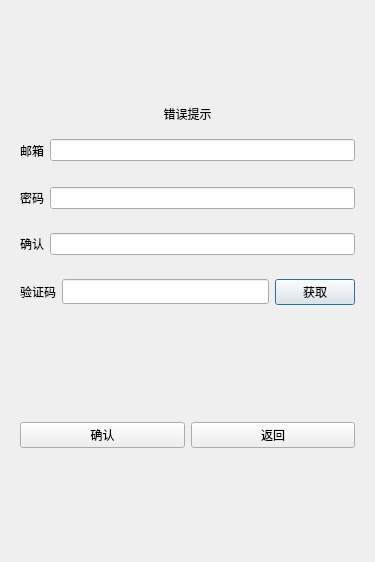
<?xml version="1.0" encoding="UTF-8"?>
<ui version="4.0">
 <class>ResetPasswordDialog</class>
 <widget class="QDialog" name="ResetPasswordDialog">
  <property name="geometry">
   <rect>
    <x>0</x>
    <y>0</y>
    <width>375</width>
    <height>562</height>
   </rect>
  </property>
  <property name="windowTitle">
   <string>Dialog</string>
  </property>
  <layout class="QVBoxLayout" name="verticalLayout">
   <item>
    <spacer name="verticalSpacer_3">
     <property name="orientation">
      <enum>Qt::Orientation::Vertical</enum>
     </property>
     <property name="sizeHint" stdset="0">
      <size>
       <width>20</width>
       <height>40</height>
      </size>
     </property>
    </spacer>
   </item>
   <item>
    <widget class="QLabel" name="err_msg_label">
     <property name="text">
      <string>错误提示</string>
     </property>
     <property name="alignment">
      <set>Qt::AlignmentFlag::AlignCenter</set>
     </property>
    </widget>
   </item>
   <item>
    <widget class="QWidget" name="widget_2" native="true">
     <layout class="QHBoxLayout" name="horizontalLayout_2">
      <item>
       <widget class="QLabel" name="email_label">
        <property name="minimumSize">
         <size>
          <width>0</width>
          <height>25</height>
         </size>
        </property>
        <property name="maximumSize">
         <size>
          <width>16777215</width>
          <height>25</height>
         </size>
        </property>
        <property name="text">
         <string>邮箱</string>
        </property>
       </widget>
      </item>
      <item>
       <widget class="QLineEdit" name="email_edit"/>
      </item>
     </layout>
    </widget>
   </item>
   <item>
    <widget class="QWidget" name="widget_4" native="true">
     <layout class="QHBoxLayout" name="horizontalLayout_4">
      <item>
       <widget class="QLabel" name="password_label">
        <property name="text">
         <string>密码</string>
        </property>
       </widget>
      </item>
      <item>
       <widget class="QLineEdit" name="password_edit"/>
      </item>
     </layout>
    </widget>
   </item>
   <item>
    <widget class="QWidget" name="widget_5" native="true">
     <layout class="QHBoxLayout" name="horizontalLayout_5">
      <item>
       <widget class="QLabel" name="confirm_password_label">
        <property name="text">
         <string>确认</string>
        </property>
       </widget>
      </item>
      <item>
       <widget class="QLineEdit" name="confirm_password_edit"/>
      </item>
     </layout>
    </widget>
   </item>
   <item>
    <widget class="QWidget" name="widget_3" native="true">
     <layout class="QHBoxLayout" name="horizontalLayout_3">
      <item>
       <widget class="QLabel" name="verify_code_label">
        <property name="minimumSize">
         <size>
          <width>0</width>
          <height>25</height>
         </size>
        </property>
        <property name="maximumSize">
         <size>
          <width>16777215</width>
          <height>25</height>
         </size>
        </property>
        <property name="text">
         <string>验证码</string>
        </property>
       </widget>
      </item>
      <item>
       <widget class="QLineEdit" name="verify_code_edit">
        <property name="minimumSize">
         <size>
          <width>0</width>
          <height>25</height>
         </size>
        </property>
        <property name="maximumSize">
         <size>
          <width>16777215</width>
          <height>25</height>
         </size>
        </property>
       </widget>
      </item>
      <item>
       <widget class="TimerButton" name="verify_code_btn">
        <property name="minimumSize">
         <size>
          <width>0</width>
          <height>0</height>
         </size>
        </property>
        <property name="maximumSize">
         <size>
          <width>16777215</width>
          <height>16777215</height>
         </size>
        </property>
        <property name="text">
         <string>获取</string>
        </property>
       </widget>
      </item>
     </layout>
    </widget>
   </item>
   <item>
    <spacer name="verticalSpacer">
     <property name="orientation">
      <enum>Qt::Orientation::Vertical</enum>
     </property>
     <property name="sizeHint" stdset="0">
      <size>
       <width>20</width>
       <height>40</height>
      </size>
     </property>
    </spacer>
   </item>
   <item>
    <widget class="QWidget" name="widget_6" native="true">
     <layout class="QHBoxLayout" name="horizontalLayout_6">
      <item>
       <widget class="QPushButton" name="confirm_btn">
        <property name="text">
         <string>确认</string>
        </property>
       </widget>
      </item>
      <item>
       <widget class="QPushButton" name="return_btn">
        <property name="text">
         <string>返回</string>
        </property>
       </widget>
      </item>
     </layout>
    </widget>
   </item>
   <item>
    <spacer name="verticalSpacer_2">
     <property name="orientation">
      <enum>Qt::Orientation::Vertical</enum>
     </property>
     <property name="sizeHint" stdset="0">
      <size>
       <width>20</width>
       <height>40</height>
      </size>
     </property>
    </spacer>
   </item>
  </layout>
 </widget>
 <customwidgets>
  <customwidget>
   <class>TimerButton</class>
   <extends>QPushButton</extends>
   <header>timerbutton.hpp</header>
  </customwidget>
 </customwidgets>
 <resources/>
 <connections/>
</ui>
